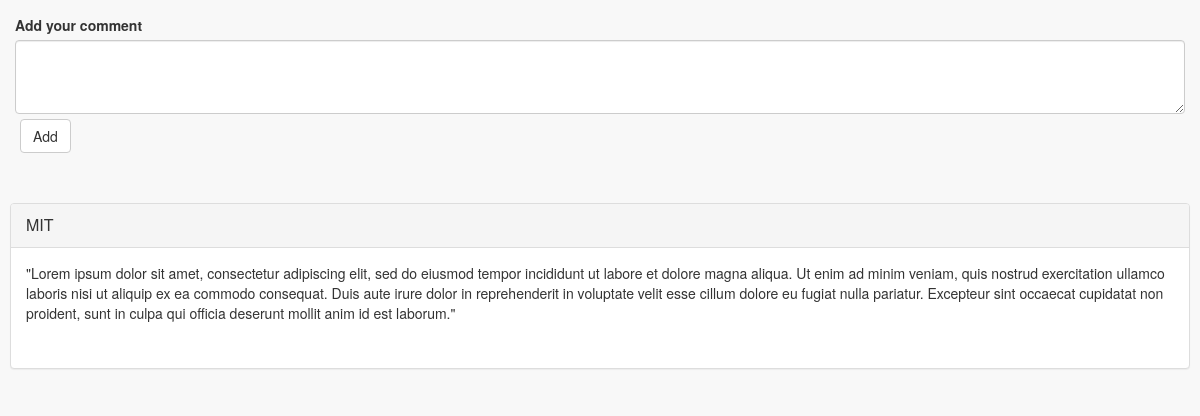
The app's page /thread-comment.php with its own data.
### tables this page shows
CREATE TABLE `comments` (
  `comment_id` int(11) NOT NULL,
  `comment_desc` text NOT NULL,
  `inst_id` int(11) NOT NULL,
  `issue_id` int(11) NOT NULL,
  `like_count` int(11) NOT NULL,
  `added_on` timestamp NOT NULL DEFAULT CURRENT_TIMESTAMP
);

CREATE TABLE `institute` (
  `inst_id` int(11) NOT NULL,
  `district_id` int(11) NOT NULL,
  `inst_email` varchar(30) NOT NULL,
  `inst_password` varchar(64) NOT NULL,
  `reset_password` tinyint(1) NOT NULL DEFAULT '1',
  `inst_name` varchar(40) NOT NULL,
  `inst_address` text NOT NULL
);

### threadpanel.php (the view, shortened to what this page needs)
<?php
require('functions/dataBaseConn.php');
$sqlcomment="SELECT * from institute where inst_id=$instid";
$resultcomment=$conn->query($sqlcomment);
$row=$resultcomment->fetch_assoc();
$sqlinst="SELECT * from comments where issue_id=$issueid";
$resultinst=$conn->query($sqlinst);
while($rowinst=$resultinst->fetch_assoc())
{
?>
<div id="commentSection">
<div style="margin:10px" class="row" >
	<div class="col-lg-14">
		<div class="panel panel-default" >
			<div class="panel-heading panel-title"  >
				<?php
					echo $row['inst_name'];
				?>
			</div>
			<div class="panel-body">
				<p><?php echo $rowinst['comment_desc']; ?></p>
				<br>
	<?php
}
				?>
			</div>
		</div>
		</div>
	</div>
</div>

### records on screen
comments: inst.inst_name "MIT", comment_desc "\"Lorem ipsum dolor sit amet, consectetur adipiscing elit, sed do eiusmod tempor incididunt ut labore et dolore magna aliqua. Ut enim ad minim veniam, quis nostrud exercitation ullamco laboris nisi ut aliquip ex ea commodo consequat. Duis aute irure dolor in reprehenderit in voluptate velit esse cillum dolore eu fugiat nulla pariatur. Excepteur sint occaecat cupidatat non proident, sunt in culpa qui officia deserunt mollit anim id est laborum.\""
